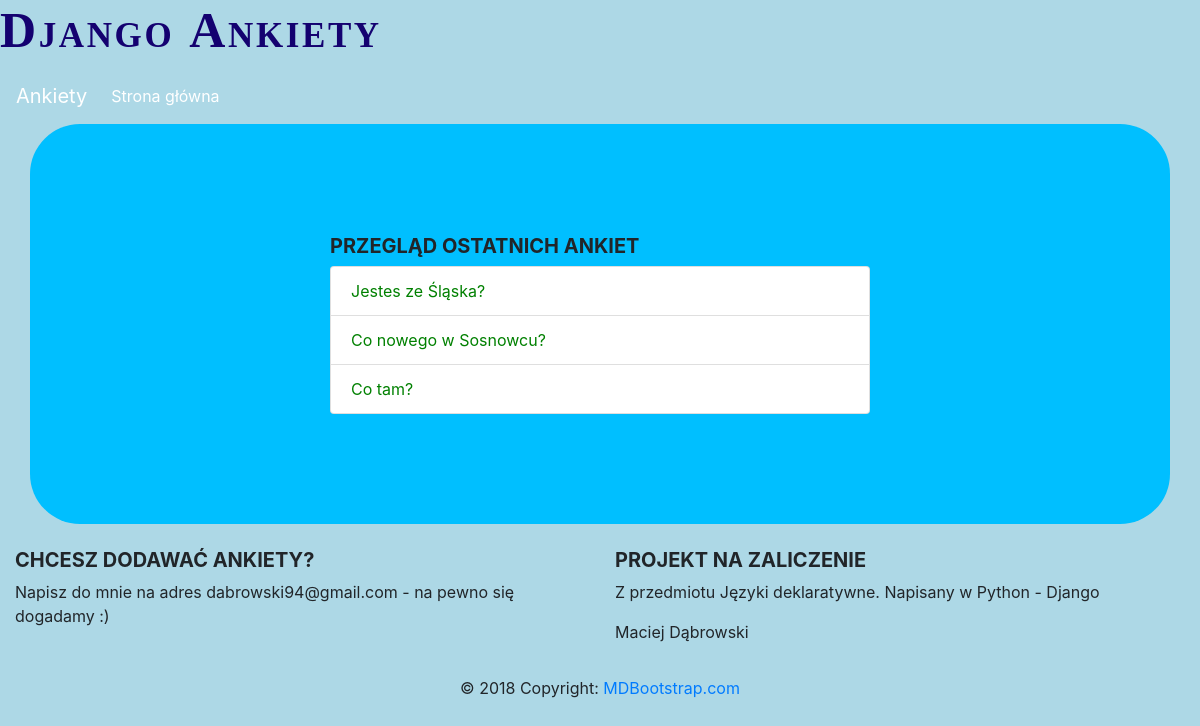
The app's page /ankiety/ with its own data.
### ankiety/models.py (models this page shows, shortened)
class Question(models.Model):
    question_text = models.CharField(max_length=200)
    pub_date = models.DateTimeField('data publikacji')
    def was_published_recently(self):
        now = timezone.now()
        return now - datetime.timedelta(days=1) <= self.pub_date <= now
    was_published_recently.admin_order_field = 'pub_date'
    was_published_recently.boolean = True
    was_published_recently.short_description = 'Opublikowane ostatnio?'

### ankiety/views.py (the view)
# urls.py: path('', views.IndexView.as_view(), name='index'),
class IndexView(generic.ListView):
    template_name = 'ankiety/index.html'
    context_object_name = 'latest_question_list'
    def get_queryset(self):
        return Question.objects.filter(
            pub_date__lte=timezone.now()
            ).order_by('-pub_date')[:5]

### ankiety/templates/ankiety/index.html
{% extends "ankiety/base.html" %}
{% block content %}
<h5 class="text-uppercase font-weight-bold">Przegląd ostatnich ankiet</h5>
  {% if latest_question_list %}
    <ul class="list-group">
      {% for question in latest_question_list %}
        <li class="list-group-item"><a href="{% url 'ankiety:detail' question.id %}">{{ question.question_text }}</a></li>
      {% endfor %}
    </ul>
  {% else %}
    <p>Brak ankiet do wyswietlenia.</p>
  {% endif %}
{% endblock %}

### ankiety/static/ankiety/style.css (style rules this page uses)
li a { color: green; }
body { background-color: lightblue; }

### records on screen
Question: question_text "Jestes ze Śląska?"
Question: question_text "Co nowego w Sosnowcu?"
Question: question_text "Co tam?"
